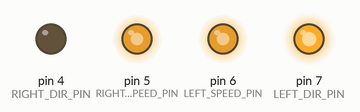
Simulated run of this sketch. Board: Arduino Uno, built with avr-gcc and run on an emulated ATmega328P. Parts: output pins drawn as LEDs (lit = HIGH).

Above: at 0.1 s.
Timing chart, 0 to 1.6 s (numbered marks = the images above):
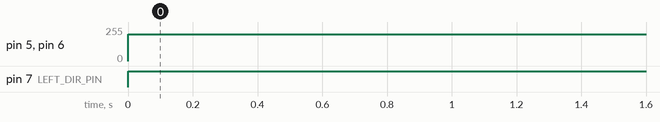

Measured:
- by itself, pin 5 (RIGHT_SPEED_PIN), pin 6 (LEFT_SPEED_PIN): 0/255 → 200/255 at 0.00 s
- by itself, pin 7 (LEFT_DIR_PIN): LOW → HIGH at 0.00 s

The sketch:

main.ino
```cpp
#define LEFT_DIR_PIN 7
#define RIGHT_DIR_PIN 4
#define LEFT_SPEED_PIN 6
#define RIGHT_SPEED_PIN 5

#define LEFT_SIDE_FORWARD LOW
#define RIGHT_SIDE_FORWARD LOW

#define LEFT_SIDE_BACKWARD HIGH
#define RIGHT_SIDE_BACKWARD HIGH

void setup() {
  for (int i = 4; i <= 7; i++) {
    pinMode(i, OUTPUT);
    digitalWrite(i, LOW);
  }
}

void move(bool dir_left, int speed_left,
          bool dir_right, int speed_right) {
          if (speed_left > 255) {
            speed_left = 255;
          }

          if (speed_right > 255) {
            speed_right = 255;
          }

          digitalWrite(LEFT_DIR_PIN, dir_left);
          analogWrite(LEFT_SPEED_PIN, speed_left); // speed

          digitalWrite(RIGHT_DIR_PIN, dir_right);
          analogWrite(RIGHT_SPEED_PIN, speed_right); // speed
}

void go_forward(int speed) {
  move(LEFT_SIDE_FORWARD, speed, RIGHT_SIDE_FORWARD, speed);
}

void go_backward(int speed) {
  move(LEFT_SIDE_BACKWARD, speed, RIGHT_SIDE_BACKWARD, speed);
}

void turn_left(int speed, float ratio) {
  // ratio between 0 and 1
  move(LEFT_SIDE_FORWARD, int(speed * ratio), RIGHT_SIDE_FORWARD, speed);
}

void turn_right(int speed, float ratio) {
  // ratio between 0 and 1
  move(LEFT_SIDE_FORWARD, speed, RIGHT_SIDE_FORWARD, int(speed * ratio));
}

void turn_left_onspot(int speed) {
  move(LEFT_SIDE_BACKWARD, speed, RIGHT_SIDE_FORWARD, speed);
}

void turn_right_onspot(int speed) {
  move(LEFT_SIDE_FORWARD, speed, RIGHT_SIDE_BACKWARD, speed);
}

void move_only_right() {
  move(false, 0, true, 200);
}

void loop() {
  turn_left_onspot(200);
  //turn_left(200, 0.1);
  //go_backward(200);
  //move_only_right();
}
```
